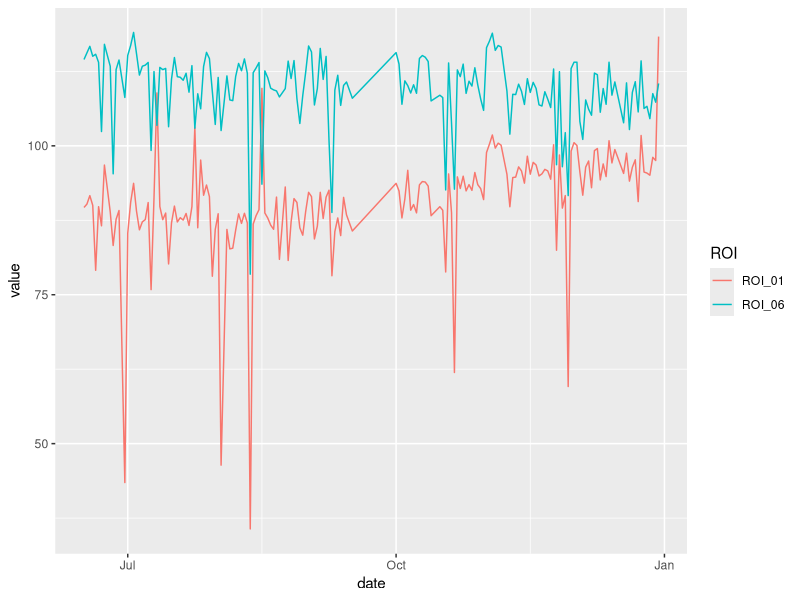
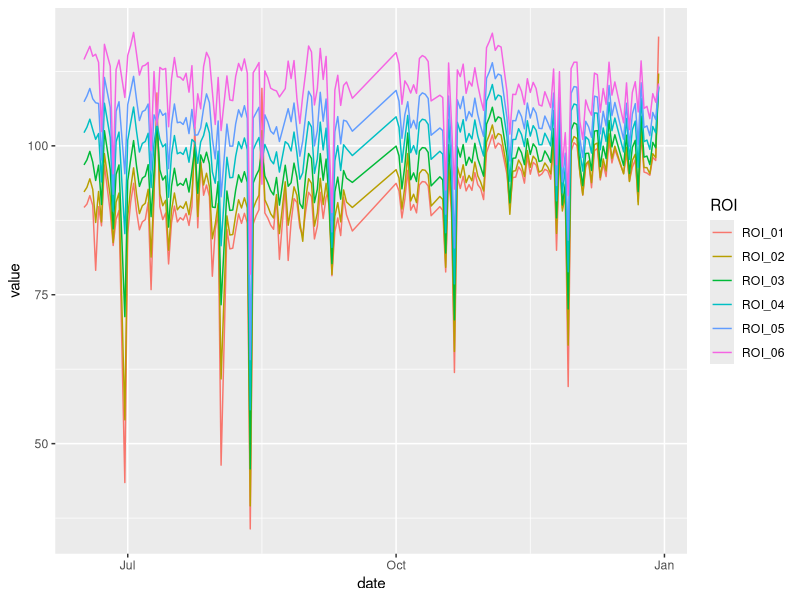
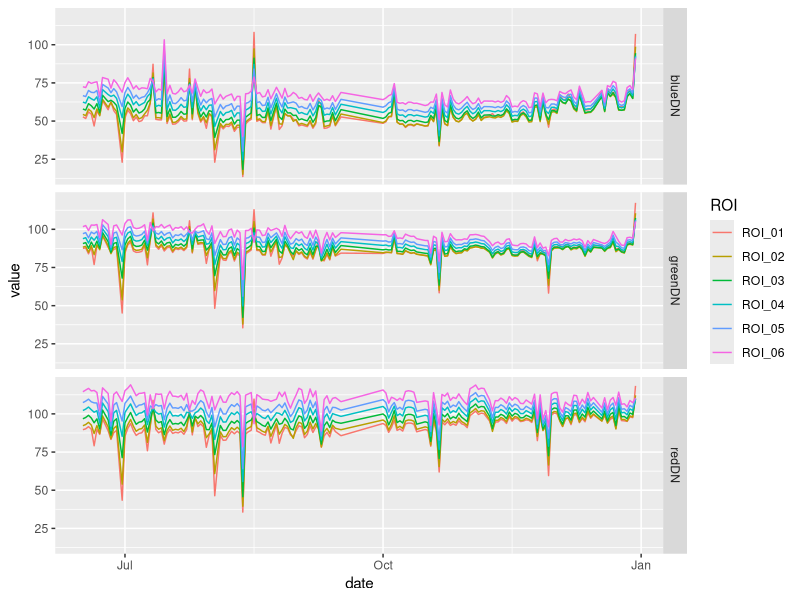
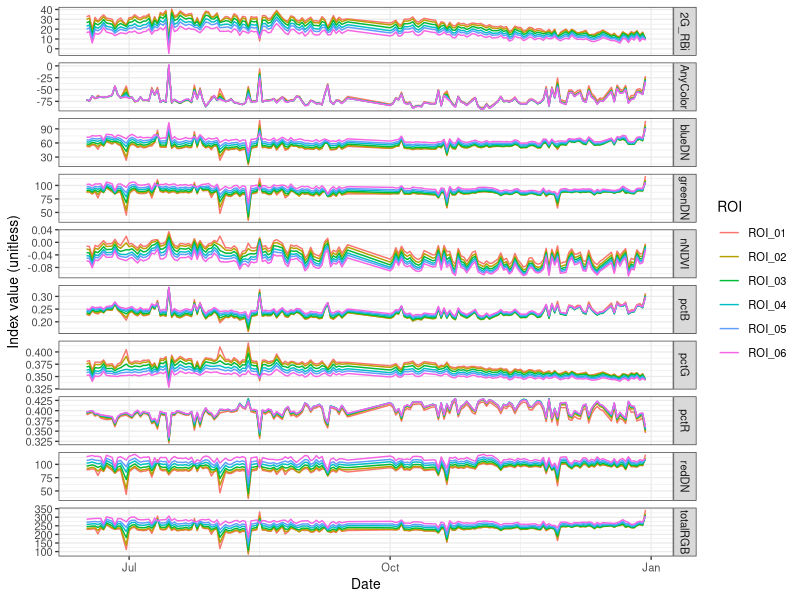

Write R code to recreate these figures, in order.
#script to visualize & anaylyze processed phenoanalyzer data

#add libraries
library(lubridate)
library(dplyr)
library(ggplot2)
library(purrr)
library(tidyr)
library(readxl)

setwd("C:/Users/wwbeamon/Desktop/reupheno/Phenoanalyzer_data")

#read csv 

cam3.pheno.2010 <- read.csv("data_2010_cam3_batch1.csv")

#view col names
colnames(cam3.pheno.2010)

#pivot wide to long

cam3.pheno.2010.long <- cam3.pheno.2010 %>%
  pivot_longer(cols = -c("img", "idx_label"), names_to = "index")

#split img col into camera# and date cols. format index col into info 
cam3.pheno.2010.long<- cam3.pheno.2010.long %>%
  filter(img != "none") %>%
  separate(img, c("img1",NA), sep = ".jpg", remove = FALSE) %>%
  separate(img1,c(NA,"camera","date.info"), sep = "_", extra = "merge", fill = "left") %>%
  mutate(datetime= ymd_hms(date.info),
         date=as.Date(datetime),
         camera=as.integer(camera)) %>%
  separate(index,c("colorspace","ROI","Index"), sep = "\\.", extra = "merge", fill = "left", remove =FALSE) %>%
    mutate(across(c(colorspace, ROI, Index),factor))


#view catagories in colorspace, ROI, Index
levels(cam3.pheno.2010.long$colorspace)
levels(cam3.pheno.2010.long$Index)

#create table of colorspace & Index
table1<- unique(cam3.pheno.2010.long[c("colorspace","Index" )])

#graph 1 index & 1 ROI
cam3.pheno.2010.long %>%
  filter(Index =="redDN"& ROI %in% c("ROI_01", "ROI_06")) %>%
  ggplot(.,aes(date,value, color=ROI))+
  geom_line()


#graph 1 index for all ROIs

cam3.pheno.2010.long %>%
  filter(Index =="redDN") %>%
  ggplot(.,aes(date,value, color=ROI))+
  geom_line()


#graph All index in one colorspace for all ROIs

cam3.pheno.2010.long %>%
  filter(Index %in% c("redDN","greenDN","blueDN")) %>%
  ggplot(.,aes(date,value, color=ROI))+
  geom_line()+
  facet_grid(Index~.)

#graph All index in one colorspace for all ROIs

cam3.pheno.2010.long %>%
  filter(colorspace %in% c("RGB")) %>%
  ggplot(.,aes(date,value, color=ROI))+
  geom_line()+
  facet_grid(Index~.,scales = "free_y")+
  labs(y="Index value (unitless)", x="Date")+
  theme_bw(base_size = 10)



